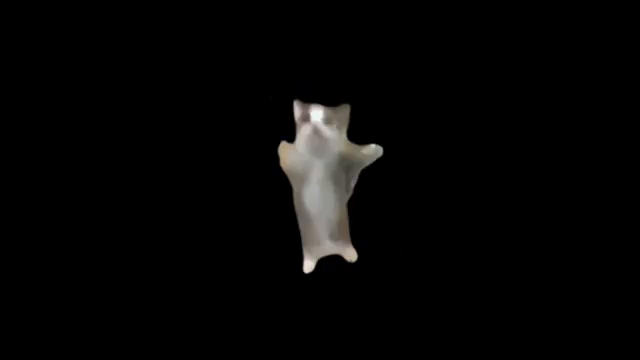
#> input picture frame 215 of ТИОиАД/lab4+/happy.mp4, 640 x 360 px
$ python task2.py
#> lines starting #> are read from the running program, lines starting #| are printed output that depends on the picture; after the words box and inside, x2 and y2 are one past the last pixel; in counts of white or black regions, pixels touching at a corner belong together
# Метод Лукаса-Канаде с исчезающими траекториями

import cv2
import numpy as np
import time

def lucas_kanade_optical_flow(video_source="happy.mp4"):
    # Обнаружение углов Ши-Томаси
#> called with video_source = 'happy.mp4'
    feature_params = dict(
        maxCorners=100,  # Оптимальное количество точек
        qualityLevel=0.01,  # Чувствительный порог качества
        minDistance=15,  # Достаточное расстояние между точками
        blockSize=7,  # Оптимальный размер блока
        useHarrisDetector=False,
        k=0.04
    )

    # Параметры для метода Лукаса-Канаде
    lk_params = dict(
        winSize=(21, 21),  # Оптимальный размер окна
        maxLevel=2,  # Уровни пирамиды
        criteria=(cv2.TERM_CRITERIA_EPS | cv2.TERM_CRITERIA_COUNT, 20, 0.03)
    )

    cap = cv2.VideoCapture(video_source)

    ret, old_frame = cap.read()
#> old_frame is the input picture: shape (360, 640, 3); mean B, G, R 5.3, 5.6, 5.9
    if not ret:
        print("Ошибка чтения видео")
        return

    # Получаем информацию о видео
    fps = cap.get(cv2.CAP_PROP_FPS)
    total_frames = int(cap.get(cv2.CAP_PROP_FRAME_COUNT))
    frame_delay = int(1000 / fps) if fps > 0 else 30  # Задержка между кадрами

    print(f"Информация о видео:")
    print(f"   FPS: {fps:.1f}")
    print(f"   Всего кадров: {total_frames}")
    print(f"   Длительность: {total_frames / fps:.1f} сек")

    old_gray = cv2.cvtColor(old_frame, cv2.COLOR_BGR2GRAY)

    # Находим углы для отслеживания
    p0 = cv2.goodFeaturesToTrack(old_gray, mask=None, **feature_params)
#> p0 = 17 rows, first 8: [306, 270], [296, 101], [283, 142], [354, 259], [380, 148], [307, 121], [347, 106], [318, 260]

    # Создаем маску для рисования траекторий
    trajectory_mask = np.zeros_like(old_frame)

    # Улучшенная цветовая схема
    colors = []
    for i in range(200):
        hue = (i * 137) % 180
        color = cv2.cvtColor(np.uint8([[[hue, 255, 255]]]), cv2.COLOR_HSV2BGR)[0][0]
        colors.append(tuple(map(int, color)))

    # Структура для хранения траекторий с временными метками
    class Trajectory:
        def __init__(self, points, color, creation_time):
            self.points = points  # Список точек траектории [(x1,y1), (x2,y2), ...]
            self.color = color
            self.creation_time = creation_time  # Время создания первой точки

        def is_expired(self, current_time, max_age=5.0):
            return current_time - self.creation_time > max_age

    trajectories = []  # Список активных траекторий
    point_to_trajectory = {}  # Сопоставление точек с траекториями
    next_trajectory_id = 0

    frame_count = 0
    points_history = []
    start_time = time.time()

    print("Нажмите:")
    print("   'q' - выход")
    print("   'p' - пауза")
    print("   'r' - сброс треков")

    while True:
        ret, frame = cap.read()
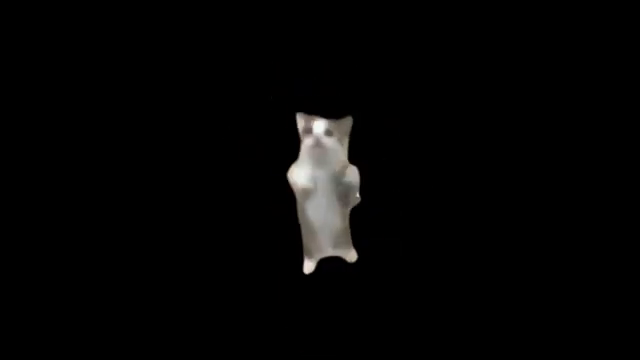
#> input picture frame 216 of ТИОиАД/lab4+/happy.mp4, 640 x 360 px
#> frame is the input picture: shape (360, 640, 3); mean B, G, R 4.7, 5, 5.2
        if not ret:
            print("Видео закончилось")
            break

        frame_gray = cv2.cvtColor(frame, cv2.COLOR_BGR2GRAY)
        current_time = time.time() - start_time

        # Удаляем устаревшие траектории (старше 5 секунд)
        trajectories = [t for t in trajectories if not t.is_expired(current_time)]

        # Обновляем point_to_trajectory mapping
        point_to_trajectory = {}
        for traj in trajectories:
            for point in traj.points:
                point_to_trajectory[tuple(point)] = traj

        # Вычисляем оптический поток
        if p0 is not None and len(p0) > 0:
            p1, st, err = cv2.calcOpticalFlowPyrLK(old_gray, frame_gray, p0, None, **lk_params)
#> p1 = 17 rows, first 8: [306.2, 270.7], [299, 112.9], [305.3, 134.9], [353.9, 259.2], [357.3, 170.2], [309.7, 133.2], [349.3, 118.4], [317.9, 261.2]; st = 17 values, max 1 at index 0, min 0 at index 13, mean 0.941; err = 17 values, max 85.41 at index 11, min 0 at index 13, mean 19.03

            # Выбираем хорошие точки
            if p1 is not None:
                good_new = p1[st == 1]
#> good_new = 16 rows, first 8: [306.2, 270.7], [299, 112.9], [305.3, 134.9], [353.9, 259.2], [357.3, 170.2], [309.7, 133.2], [349.3, 118.4], [317.9, 261.2]
                good_old = p0[st == 1]
#> good_old = 16 rows, first 8: [306, 270], [296, 101], [283, 142], [354, 259], [380, 148], [307, 121], [347, 106], [318, 260]

                # Сохраняем историю для анализа
                points_history.append((frame_count, len(good_new)))

                # Очищаем маску траекторий и перерисовываем только активные
                trajectory_mask = np.zeros_like(old_frame)

                # Рисуем все активные траектории
                for trajectory in trajectories:
                    if len(trajectory.points) > 1:
                        # Рисуем линии между точками траектории
                        for i in range(1, len(trajectory.points)):
                            pt1 = tuple(map(int, trajectory.points[i - 1]))
                            pt2 = tuple(map(int, trajectory.points[i]))
                            cv2.line(trajectory_mask, pt1, pt2, trajectory.color, 2)
#> trajectory_mask: shape (360, 640, 3); every value is 0

                # Обрабатываем новые точки и обновляем траектории
                for i, (new, old) in enumerate(zip(good_new, good_old)):
                    a, b = new.ravel()
                    c, d = old.ravel()

                    # Вычисляем длину движения
                    dx, dy = a - c, b - d
                    flow_length = np.sqrt(dx ** 2 + dy ** 2)

                    # Пропускаем слишком маленькие движения
                    if flow_length < 0.5:
                        continue

                    new_point = (a, b)
                    old_point = (c, d)

                    # Ищем существующую траекторию для этой точки
                    if old_point in point_to_trajectory:
                        # Продолжаем существующую траекторию
                        trajectory = point_to_trajectory[old_point]
                        trajectory.points.append(new_point)
                        point_to_trajectory[new_point] = trajectory
                    else:
                        # Создаем новую траекторию
                        new_trajectory = Trajectory([old_point, new_point],
                                                    colors[next_trajectory_id % len(colors)],
                                                    current_time)
                        trajectories.append(new_trajectory)
                        point_to_trajectory[new_point] = new_trajectory
                        point_to_trajectory[old_point] = new_trajectory
                        next_trajectory_id += 1

                    # Рисуем текущую точку
                    point_radius = max(2, min(5, int(flow_length / 2)))
                    cv2.circle(frame, (int(a), int(b)), point_radius,
                               colors[i % len(colors)], -1)
                    cv2.circle(frame, (int(a), int(b)), point_radius,
                               (255, 255, 255), 1)

                    # Рисуем стрелку направления для значительных движений
                    if flow_length > 3:
                        arrow_end = (int(a + dx / 2), int(b + dy / 2))
                        cv2.arrowedLine(frame, (int(a), int(b)), arrow_end,
                                        colors[i % len(colors)], 2, tipLength=0.4)
#> this loop made 16 passes
#> (a, b, c, d, dx, dy, flow_length) on passes 2, 3, 5, 6, 7, 9, 10, 11, 12: (299, 112.9, 296, 101, 3.04, 11.86, 12.24), (305.3, 134.9, 283, 142, 22.26, -7.06, 23.36), (357.3, 170.2, 380, 148, -22.66, 22.15, 31.69), (309.7, 133.2, 307, 121, 2.74, 12.21, 12.52), (349.3, 118.4, 347, 106, 2.27, 12.39, 12.6), (327, 121.5, 325, 109, 2.03, 12.55, 12.71), (361.2, 198.5, 349, 139, 12.19, 59.51, 60.75), (289.4, 182.9, 281, 164, 8.37, 18.92, 20.69), (465.8, 186, 361, 148, 104.8, 37.98, 111.4)
#> (a, b, c, d, dx, dy, flow_length) on passes 1, 8: (306.2, 270.7, 306, 270, 0.189, 0.73, 0.754), (317.9, 261.2, 318, 260, -0.0586, 1.18, 1.18)
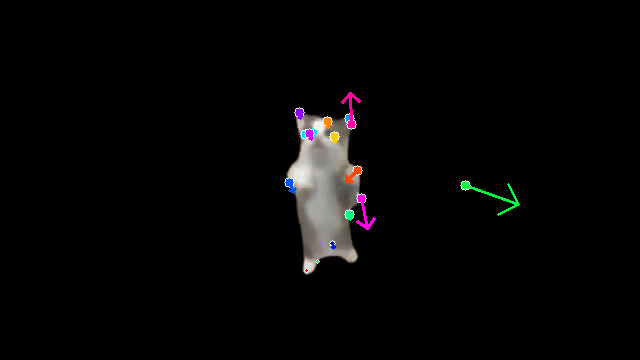
#> frame: shape (360, 640, 3); 0.72% of pixels changed, all inside (x1, y1, x2, y2) = (284, 92, 520, 273)
#> after the loop, next_trajectory_id = 15; point_to_trajectory = 30 items; trajectories = 15 items

                # Обновляем точки для следующего кадра
                p0 = good_new.reshape(-1, 1, 2)
#> p0 has the same summary as good_new

        # Объединяем кадр с маской траекторий
        display_frame = cv2.add(frame, trajectory_mask)

        # Добавляем информационную панель
        info_panel = np.zeros((120, display_frame.shape[1], 3), dtype=np.uint8)

        tracked_count = len(good_new) if 'good_new' in locals() and good_new is not None else 0
#> tracked_count = 16
        active_trajectories = len(trajectories)
#> active_trajectories = 15

        cv2.putText(info_panel, f"Tracked Points: {tracked_count}", (10, 25),
                    cv2.FONT_HERSHEY_SIMPLEX, 0.6, (255, 255, 255), 2)
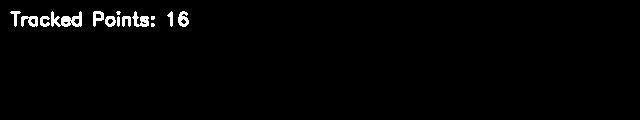
#> info_panel: shape (120, 640, 3); 1.5% white; 14 white regions (3 under 20 px), largest, box (x1, y1, x2, y2) and area: (51, 11, 82, 27) 270, (132, 11, 149, 27) 142, (21, 16, 38, 27) 122
        cv2.putText(info_panel, f"Active Trajectories: {active_trajectories}", (10, 50),
                    cv2.FONT_HERSHEY_SIMPLEX, 0.6, (255, 255, 255), 2)
        cv2.putText(info_panel, f"Frame: {frame_count}/{total_frames}", (10, 75),
                    cv2.FONT_HERSHEY_SIMPLEX, 0.6, (255, 255, 255), 2)
        cv2.putText(info_panel, "Trajectories expire after 5 seconds", (10, 100),
                    cv2.FONT_HERSHEY_SIMPLEX, 0.5, (200, 200, 200), 1)

        # Инструкции
        cv2.putText(info_panel, "q:quit  p:pause  r:reset  c:new video",
                    (10, 115), cv2.FONT_HERSHEY_SIMPLEX, 0.4, (200, 200, 200), 1)
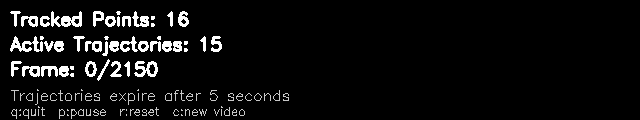
#> info_panel: shape (120, 640, 3); min 0, max 255, mean 14.4

        # Объединяем с основным кадром
        final_display = np.vstack([display_frame, info_panel])
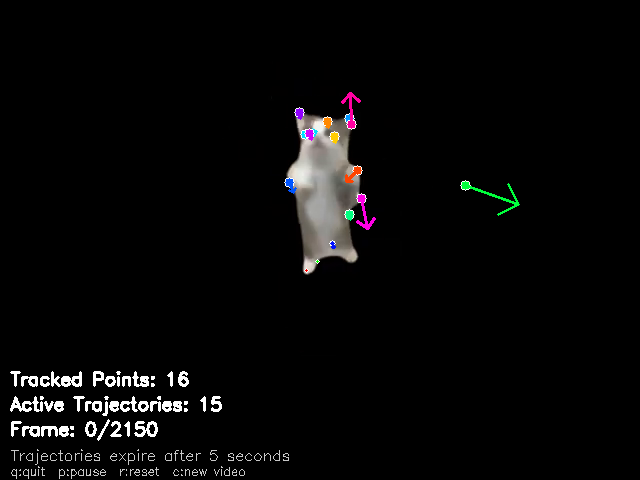
#> final_display: shape (480, 640, 3); mean B, G, R 7.7, 7.7, 8

        # Показываем результат
        cv2.imshow('Lucas-Kanade Optical Flow (5s Trajectories)', final_display)

        # Обновляем предыдущий кадр
        old_gray = frame_gray.copy()

        # Периодически добавляем новые точки для отслеживания
        if frame_count % 25 == 0 or (tracked_count < 30 and frame_count % 10 == 0):
            new_points = cv2.goodFeaturesToTrack(old_gray, mask=None, **feature_params)
#> new_points = 17 rows, first 8: [306, 271], [299, 115], [354, 259], [327, 133], [350, 161], [358, 199], [349, 118], [310, 134]
            if new_points is not None:
                if p0 is not None and len(p0) > 0:
                    all_points = np.vstack([p0, new_points])
#> all_points = 33 rows, first 8: [306.2, 270.7], [299, 112.9], [305.3, 134.9], [353.9, 259.2], [357.3, 170.2], [309.7, 133.2], [349.3, 118.4], [317.9, 261.2]
                    if len(all_points) > 120:
                        all_points = all_points[:120]
                    p0 = all_points
#> p0 has the same summary as all_points
                else:
                    p0 = new_points

        frame_count += 1

        # Обработка клавиш
        key = cv2.waitKey(frame_delay) & 0xFF
#> (key q is pressed here)
        if key == ord('q'):
            break
        elif key == ord('p'):
            print("Пауза. Нажмите любую клавишу для продолжения...")
            cv2.waitKey(0)
        elif key == ord('r'):
            trajectory_mask = np.zeros_like(old_frame)
            trajectories = []
            point_to_trajectory = {}
            p0 = cv2.goodFeaturesToTrack(old_gray, mask=None, **feature_params)
            start_time = time.time()  # Сброс времени
            print("Все треки и траектории сброшены")

    cap.release()
    cv2.destroyAllWindows()

    print(f"Обработано кадров: {frame_count}")

if __name__ == "__main__":
    lucas_kanade_optical_flow()

$ run again, starting later in the video
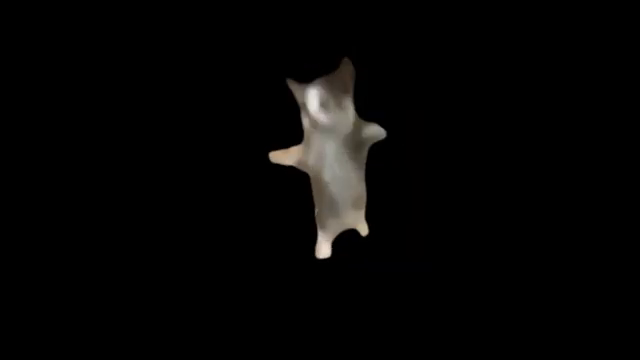
#> input picture frame 967 of ТИОиАД/lab4+/happy.mp4, 640 x 360 px
#> in lucas_kanade_optical_flow, old_frame is the input picture: shape (360, 640, 3); mean B, G, R 4.8, 5.3, 5.7
#> in lucas_kanade_optical_flow, `p0 = cv2.goodFeaturesToTrack(old_gray, mask=None, **feature_params)`: p0 = 25 rows, first 8: [364, 233], [318, 255], [271, 154], [384, 135], [301, 141], [321, 231], [288, 80], [295, 163]
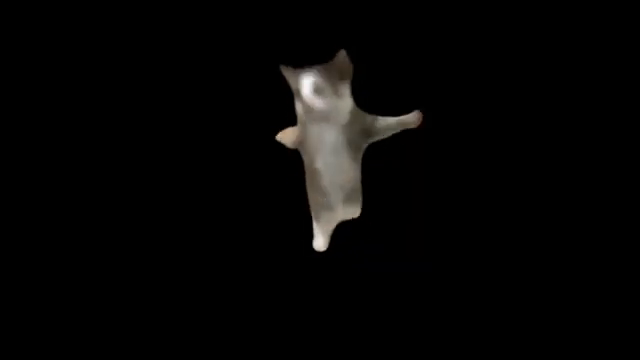
#> input picture frame 968 of ТИОиАД/lab4+/happy.mp4, 640 x 360 px
#> in lucas_kanade_optical_flow, frame is the input picture: shape (360, 640, 3); mean B, G, R 5.1, 5.6, 6
#> p1 = 25 rows, first 8: [353.9, 216.4], [315.4, 247.4], [278.2, 134], [419.5, 120.7], [294.6, 123], [316.4, 222.7], [281.4, 66.11], [285.7, 140.6]; st = 25 values, max 1 at index 0, min 0 at index 13, mean 0.96; err = 25 values, max 91.08 at index 15, min 0 at index 13, mean 12.31
#> good_new = 24 rows, first 8: [353.9, 216.4], [315.4, 247.4], [278.2, 134], [419.5, 120.7], [294.6, 123], [316.4, 222.7], [281.4, 66.11], [285.7, 140.6]
#> good_old = 24 rows, first 8: [364, 233], [318, 255], [271, 154], [384, 135], [301, 141], [321, 231], [288, 80], [295, 163]
#> the loop in lucas_kanade_optical_flow, `for i, (new, old) in enumerate(zip(good_new, good_old)):` made 24 passes
#> (a, b, c, d, dx, dy, flow_length) on passes 1 to 5: (353.9, 216.4, 364, 233, -10.06, -16.61, 19.42), (315.4, 247.4, 318, 255, -2.62, -7.65, 8.09), (278.2, 134, 271, 154, 7.16, -19.96, 21.2), (419.5, 120.7, 384, 135, 35.46, -14.28, 38.23), (294.6, 123, 301, 141, -6.38, -18.01, 19.11)
#> after the loop in lucas_kanade_optical_flow, `for i, (new, old) in enumerate(zip(good_new, good_old)):`: next_trajectory_id = 24; point_to_trajectory = 48 items; trajectories = 24 items
#> in lucas_kanade_optical_flow, `p0 = good_new.reshape(-1, 1, 2)`: p0 has the same summary as good_new
#> tracked_count = 24
#> in lucas_kanade_optical_flow, `final_display = np.vstack([display_frame, info_panel])`:
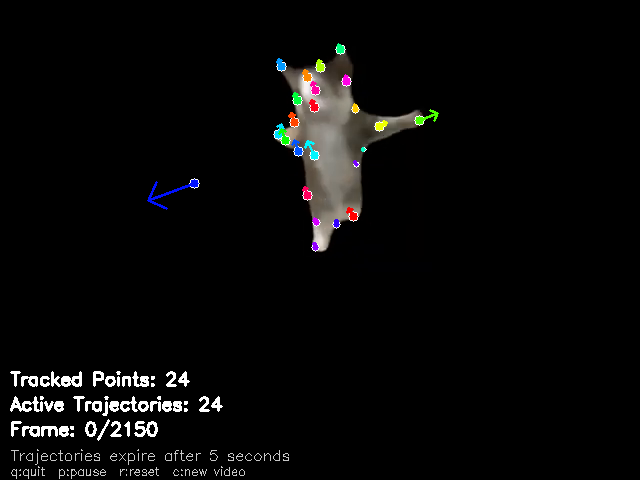
#> final_display: shape (480, 640, 3); mean B, G, R 8.2, 8.4, 8.6
#> new_points = 29 rows, first 8: [278, 137], [315, 247], [294, 123], [357, 215], [417, 113], [311, 79], [343, 51], [297, 150]
#> all_points = 53 rows, first 8: [353.9, 216.4], [315.4, 247.4], [278.2, 134], [419.5, 120.7], [294.6, 123], [316.4, 222.7], [281.4, 66.11], [285.7, 140.6]
#> in lucas_kanade_optical_flow, `p0 = all_points`: p0 has the same summary as all_points

$ run again, starting later in the video
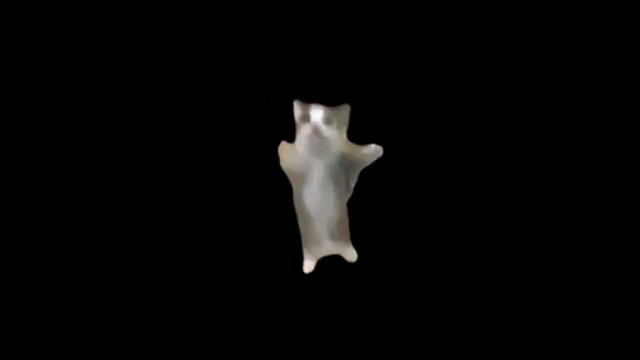
#> input picture frame 1720 of ТИОиАД/lab4+/happy.mp4, 640 x 360 px
#> in lucas_kanade_optical_flow, old_frame is the input picture: shape (360, 640, 3); mean B, G, R 5.3, 5.6, 5.9
#> in lucas_kanade_optical_flow, `p0 = cv2.goodFeaturesToTrack(old_gray, mask=None, **feature_params)`: p0 = 17 rows, first 8: [306, 270], [296, 102], [283, 142], [354, 259], [380, 148], [307, 122], [347, 106], [312, 107]
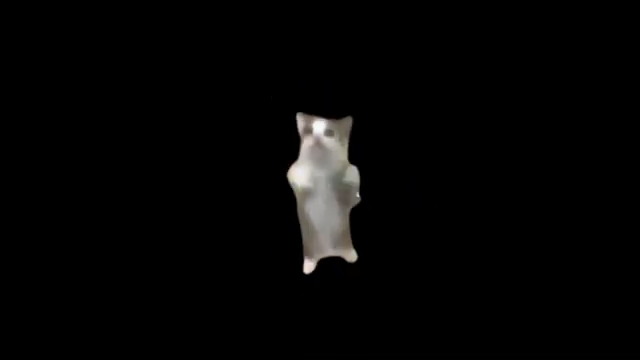
#> input picture frame 1721 of ТИОиАД/lab4+/happy.mp4, 640 x 360 px
#> in lucas_kanade_optical_flow, frame is the input picture: shape (360, 640, 3); mean B, G, R 4.7, 5, 5.2
#> p1 = 17 rows, first 8: [306.2, 270.7], [299.2, 113.9], [305, 136.5], [353.8, 259.2], [357.3, 170], [309.7, 134.3], [349.1, 118.5], [314.3, 119.5]; st = 17 values, max 1 at index 0, min 0 at index 15, mean 0.941; err = 17 values, max 84.32 at index 13, min 4.59e-41 at index 15, mean 18.24
#> good_new = 16 rows, first 8: [306.2, 270.7], [299.2, 113.9], [305, 136.5], [353.8, 259.2], [357.3, 170], [309.7, 134.3], [349.1, 118.5], [314.3, 119.5]
#> good_old = 16 rows, first 8: [306, 270], [296, 102], [283, 142], [354, 259], [380, 148], [307, 122], [347, 106], [312, 107]
#> the loop in lucas_kanade_optical_flow, `for i, (new, old) in enumerate(zip(good_new, good_old)):` made 16 passes
#> (a, b, c, d, dx, dy, flow_length) on passes 2, 3, 5, 6, 7, 8: (299.2, 113.9, 296, 102, 3.18, 11.86, 12.28), (305, 136.5, 283, 142, 22.04, -5.46, 22.7), (357.3, 170, 380, 148, -22.69, 22.02, 31.62), (309.7, 134.3, 307, 122, 2.7, 12.28, 12.57), (349.1, 118.5, 347, 106, 2.11, 12.48, 12.66), (314.3, 119.5, 312, 107, 2.28, 12.47, 12.68)
#> after the loop in lucas_kanade_optical_flow, `for i, (new, old) in enumerate(zip(good_new, good_old)):`: next_trajectory_id = 15; point_to_trajectory = 30 items; trajectories = 15 items
#> in lucas_kanade_optical_flow, `p0 = good_new.reshape(-1, 1, 2)`: p0 has the same summary as good_new
#> tracked_count = 16
#> active_trajectories = 15
#> in lucas_kanade_optical_flow, `final_display = np.vstack([display_frame, info_panel])`:
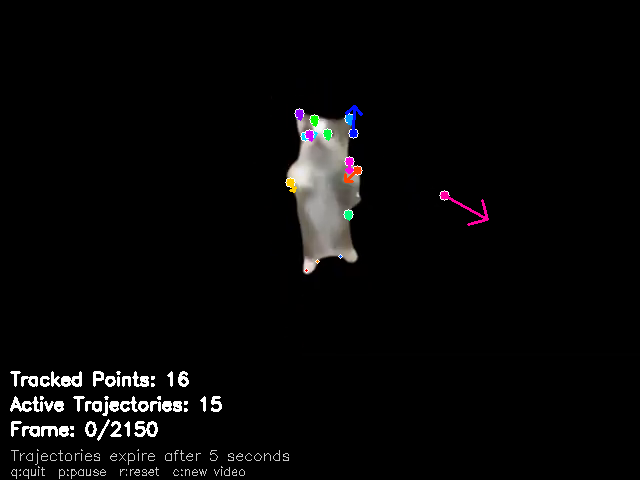
#> final_display: shape (480, 640, 3); mean B, G, R 7.7, 7.5, 7.9
#> new_points = 15 rows, first 8: [306, 271], [299, 114], [354, 259], [358, 199], [326, 134], [349, 118], [350, 162], [309, 133]
#> all_points = 31 rows, first 8: [306.2, 270.7], [299.2, 113.9], [305, 136.5], [353.8, 259.2], [357.3, 170], [309.7, 134.3], [349.1, 118.5], [314.3, 119.5]
#> in lucas_kanade_optical_flow, `p0 = all_points`: p0 has the same summary as all_points
